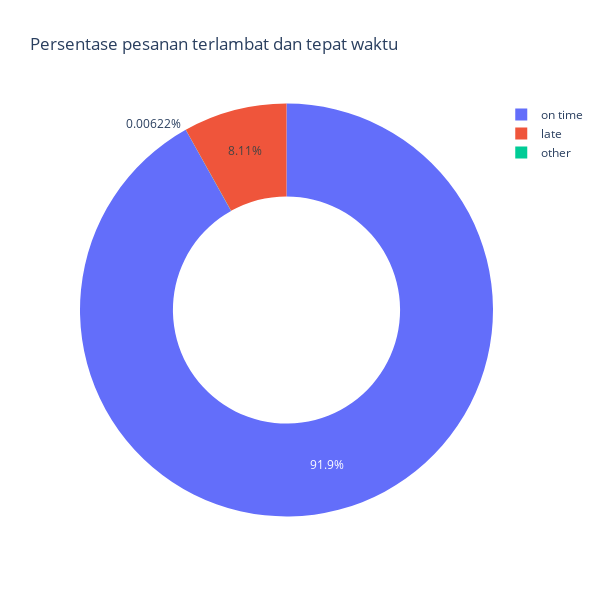

The code cell stored with this chart in its notebook:
### Markdown cell above
### Berapa persentase pesanan diantar tepat waktu dan terlambat?

### Code cell
delivery_percentage = orders_df.groupby(by='delivery_status').agg({
  "order_id": "nunique"
}).sort_values(ascending=False, by="delivery_status").reset_index()
fig = px.pie(
  delivery_percentage,
  values="order_id",
  names="delivery_status",
  title="Persentase pesanan terlambat dan tepat waktu",
  width=600,
  height=600
  )
fig.update_traces(hole=.55)
fig.show()

### Figure 1 — Plotly figure (JSON) as saved in the notebook; plotly's stock layout.template omitted (floating-point values rounded to 4 significant figures)
{"data": [{"domain": {"x": [0, 1], "y": [0, 1]}, "hole": 0.55, "hovertemplate": "delivery_status=%{label}<br>order_id=%{value}<extra></extra>", "labels": ["other", "on time", "late"], "legendgroup": "", "name": "", "showlegend": true, "type": "pie", "values": [6, 88630, 7825]}], "layout": {"height": 600, "legend": {"tracegroupgap": 0}, "title": {"text": "Persentase pesanan terlambat dan tepat waktu"}, "width": 600}}
